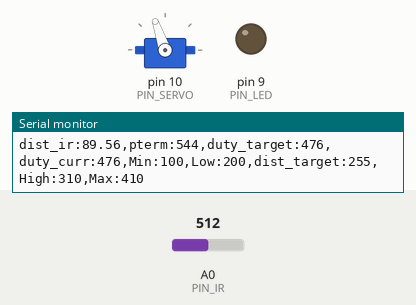
This sketch was run on a simulated Arduino Uno, built with avr-gcc and run on an emulated ATmega328P. Parts: servo, output pins drawn as LEDs (lit = HIGH), the last lines printed to the serial monitor. The test bench sets the inputs (shaded band); at power-on: A0 (PIN_IR) = 512.

Above: at 1.2 s.
1.3 s: A0 (PIN_IR) set to 122
At 1.75 s:
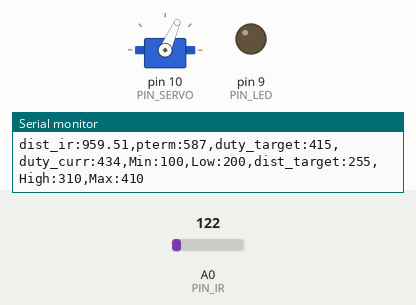
At 2.7 s:
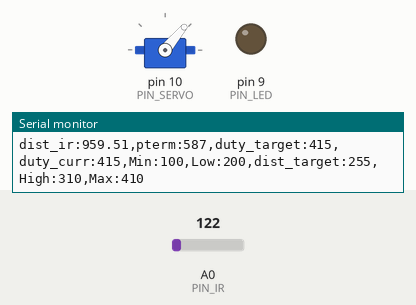
3.4 s: A0 (PIN_IR) set to 0
At 5.1 s:
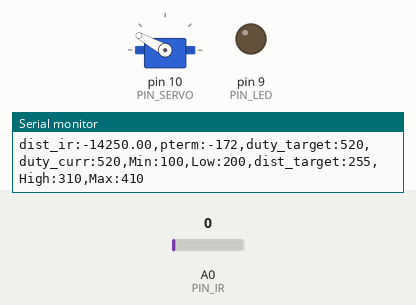
Timing chart, 0 to 6.6 s (numbered marks = the images above; inputs shaded):
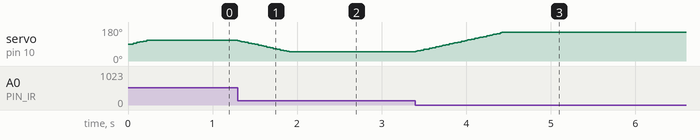

The sketch:

sketch_nov25a.ino
```cpp
#define PIN_SERVO 10 // [3110] 10번핀 서보 연결
#define PIN_IR A0 //[3104] 적외선 거리센서 PIN - Analog0 정의
#include <Servo.h>
#define PIN_LED 9
// Framework setting
#define _DIST_TARGET 400 //[3104] 탁구공을 위치 시킬 목표
#define _DIST_MIN 130 //[3117] 거리 최소값 //[3104] 측정 거리 최소치
#define _DIST_MAX 540//[3117] 거리 최대값//[3104] 측정 거리 최대치

// Distance sensor
#define _DIST_ALPHA 0.5  //[3099] EMA 필터링을 위한 alpha 값
               // [3108] 0~1 사이의 값

// Servo range
#define _DUTY_MIN 1000     //[3100] 최저 서보 위치
#define _DUTY_NEU 1450     //[3100] 중립 서보 위치
#define _DUTY_MAX 2100     //[3100] 최대 서보 위치


// Servo speed control
#define _SERVO_ANGLE 90.0 // [3114] 서보각도
#define _SERVO_SPEED 80.0 //[3104] 서보속도

// Event periods
#define _INTERVAL_DIST 20 //[3099] 각 event 사이에 지정한 시간 간격
#define _INTERVAL_SERVO 20
#define _INTERVAL_SERIAL 100

// PID parameters
#define _KP 0.7 // [3103] KP값은 개인이 설정

// [3108] dist 100, 400mm 일때 값, 각자 a,b로 수정
#define a 100
#define b 260
//////////////////////
// global variables //
//////////////////////

// Servo instance
Servo myservo;

// Distance sensor
float dist_target; // location to send the ball
float dist_raw, dist_ema; //[1928] 측정된 값과 ema 필터를 적용한 값

// Event periods
unsigned long last_sampling_time_dist, last_sampling_time_servo, last_sampling_time_serial;
//[3104] 각 event의 진행 시간 저장 변수
bool event_dist, event_servo, event_serial;
//[3104] 각 event의 시간체크를 위한 변수 (ex_20초 주기 >> 0초(True,시작), 10초(False), 20초(True))

// Servo speed control
int duty_chg_per_interval; // [3116] 주기 당 서보 duty값 변화량
int duty_target, duty_curr; //[1928] 목표 위치와 현재 위치
// PID variables
float error_curr, error_prev, control, pterm, dterm, iterm;

//error_curr: 현재 측정값과 목표값의 차이
//error_prev: 직전에 구한 차이로, P제어에서는 사용하지 않을 것임
//control: PID제어의 결과로 얻은 제어값
//pterm: Proportional term, 현재 상태의 error값으로부터 얻은 Proportional gain을 저장하는 변수
// [3099]

void setup() {
// initialize GPIO pins for LED and attach servo
myservo.attach(PIN_SERVO); // attach servo
pinMode(PIN_LED,OUTPUT); // initialize GPIO pins

// initialize global variables

// move servo to neutral position
myservo.writeMicroseconds(_DUTY_NEU);
duty_curr = _DUTY_NEU;

// initialize serial port
Serial.begin(57600);

// convert angle speed into duty change per interval.
duty_chg_per_interval = 20;
  // [3099] (_DUTY_MAX - _DUTY_MIN) * (_SERVO_SPEED / (_SERVO_ANGLE * 2) * (_INTERVAL_SERVO / 1000.0)
}


void loop() {
/////////////////////
// Event generator //
/////////////////////

unsigned long time_curr = millis();
if(time_curr >= last_sampling_time_dist + _INTERVAL_DIST){
    last_sampling_time_dist += _INTERVAL_DIST;
    event_dist = true;
}

if(time_curr >= last_sampling_time_servo + _INTERVAL_SERVO ){
    last_sampling_time_servo += _INTERVAL_SERVO;
    event_servo = true;
}

if(time_curr >= last_sampling_time_serial + _INTERVAL_SERIAL ){
    last_sampling_time_serial += _INTERVAL_SERIAL;
    event_serial = true;
}

////////////////////
// Event handlers //
////////////////////

  if(event_dist) {
     event_dist = false;
     dist_ema = ir_distance_filtered();

    error_curr = dist_ema - _DIST_TARGET;
    pterm = error_curr;

    iterm = 0;
    dterm = 0;
    control = _KP * pterm + iterm + dterm;
    duty_target = _DUTY_NEU - control;

    if(duty_target > _DUTY_MAX){
      duty_target = _DUTY_MAX;
    }
    else if(duty_target < _DUTY_MIN){
      duty_target = _DUTY_MIN;
    }
    error_prev = error_curr;
  }

  if(event_servo) {
    event_servo=false;
    if(duty_target>duty_curr) {
      duty_curr += duty_chg_per_interval;
      if(duty_curr > duty_target) duty_curr = duty_target;
     }
    else {
      duty_curr -= duty_chg_per_interval;
      if(duty_curr < duty_target) duty_curr = duty_target;
    }
    // update servo position
     myservo.writeMicroseconds(duty_curr);
  }

  if(event_serial) {
    event_serial = false; //[3117] // 이거 맞나요? // 저도 이렇게 했어요
    // 아래 출력문은 수정없이 모두 그대로 사용하기 바랍니다.
    Serial.print("dist_ir:");
    Serial.print(dist_raw);
    Serial.print(",pterm:");
    Serial.print(map(pterm,-1000,1000,510,610));
    Serial.print(",duty_target:");
    Serial.print(map(duty_target,1000,2000,410,510));
    Serial.print(",duty_curr:");
    Serial.print(map(duty_curr,1000,2000,410,510));
    Serial.println(",Min:100,Low:200,dist_target:255,High:310,Max:410");
  }
}

float ir_distance(void){ // return value unit: mm
  float value;
  float volt = float(analogRead(PIN_IR));
  value = ((6762.0/(volt-9.0))-4.0) * 10.0;
  return 300.0 / (b - a) * (value    - a) + 100;
}
//[3099]

float ir_distance_filtered(void){ // return value unit: mm
  dist_raw = ir_distance();
  return _DIST_ALPHA * dist_raw + (1 - _DIST_ALPHA) * dist_ema;
}
```

Measured:
- after the input at 1.3 s, servo on pin 10 (PIN_SERVO): moves from 109° to 50° over 0.61 s, starting at once
- after the input at 3.4 s, servo on pin 10 (PIN_SERVO): moves from 50° to 151° over 1.0 s, starting at once
